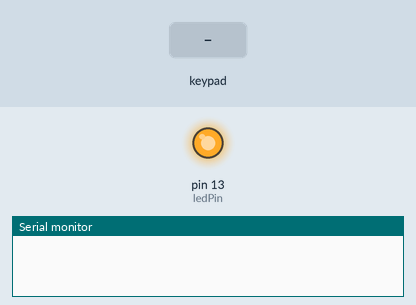
Bench run of a sketch on a simulated Arduino Uno, built with avr-gcc and run on an emulated ATmega328P. On the bench: output pins drawn as LEDs (lit = HIGH), the last lines printed to the serial monitor. The inputs (shaded band) are chosen by the test bench.

Above: at 1.2 s.
1.3 s: key '#' pressed
At 1.6 s:
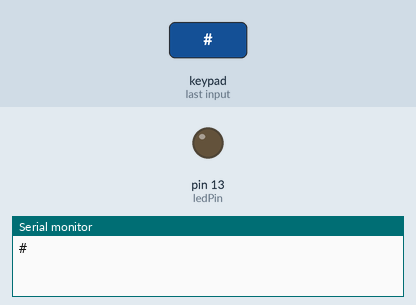
2.8 s: key '2' pressed
4.3 s: key '*' pressed
Timing chart, 0 to 7.3 s (numbered marks = the images above; inputs shaded):
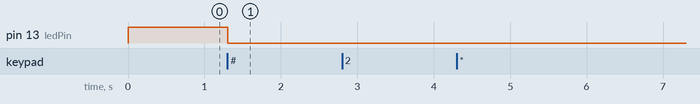

The sketch:

EventKeypad.ino
```cpp
/* @file EventSerialKeypad.pde
 || @version 1.0
 || @author Alexander Brevig
 || @contact alexanderbrevig@gmail.com
 ||
 || @description
 || | Demonstrates using the KeypadEvent.
 || #
 */
#include <Keypad.h>
const byte ROWS = 4;
const byte COLS = 1;
char hexaKeys[ROWS][COLS] = {
  {'2'},
  {'1'},
  {'#'},
  {'*'}
};

byte rowPins[ROWS] = {12, 11, 10, 9};
byte colPins[COLS] = {8};

Keypad keypad = Keypad( makeKeymap(hexaKeys), rowPins, colPins, ROWS, COLS );
byte ledPin = 13;

boolean blink = false;
boolean ledPin_state;

void setup(){
    Serial.begin(9600);
    pinMode(ledPin, OUTPUT);              // Sets the digital pin as output.
    digitalWrite(ledPin, HIGH);           // Turn the LED on.
    ledPin_state = digitalRead(ledPin);   // Store initial LED state. HIGH when LED is on.
    keypad.addEventListener(keypadEvent); // Add an event listener for this keypad
}

void loop(){
    char key = keypad.getKey();

    if (key) {
        Serial.println(key);
    }
    if (blink){
        digitalWrite(ledPin,!digitalRead(ledPin));    // Change the ledPin from Hi2Lo or Lo2Hi.
        delay(100);
    }
}

// Taking care of some special events.
void keypadEvent(KeypadEvent key){
    switch (keypad.getState()){
    case PRESSED:
        if (key == '#') {
            digitalWrite(ledPin,!digitalRead(ledPin));
            ledPin_state = digitalRead(ledPin);        // Remember LED state, lit or unlit.
        }
        break;
    case HOLD:
        if (key == '*') {
            blink = true;    // Blink the LED when holding the * key.
        }
        break;
    case RELEASED:
        if (key == '*') {
            digitalWrite(ledPin,ledPin_state);    // Restore LED state from before it started blinking.
            blink = false;
        }
        break;
    }
}
```

Measured:
- after the input at 1.3 s, pin 13 (ledPin): HIGH → LOW at once
